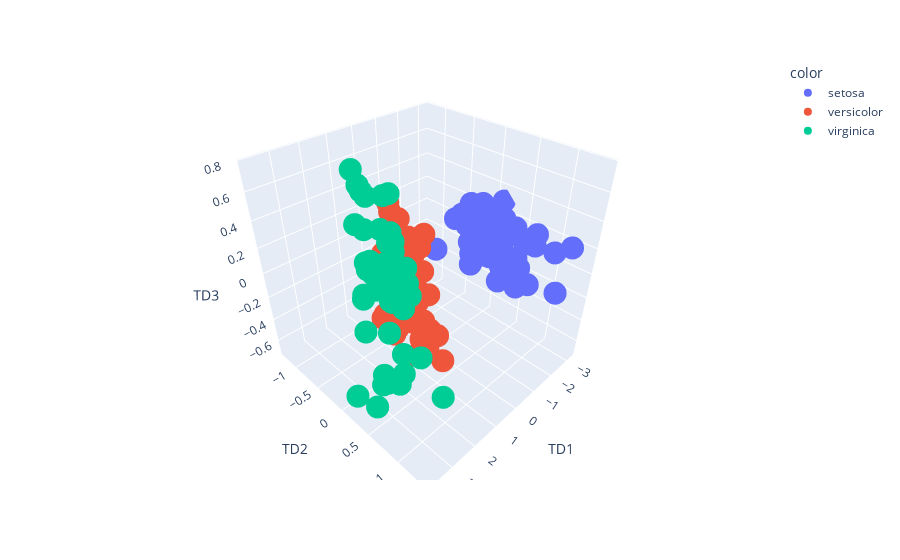

The cell this chart's notebook holds for it:
### Code cell
fig = px.scatter_3d(new_df, x='TD1', y='TD2', z='TD3', color=y)
fig.show()
